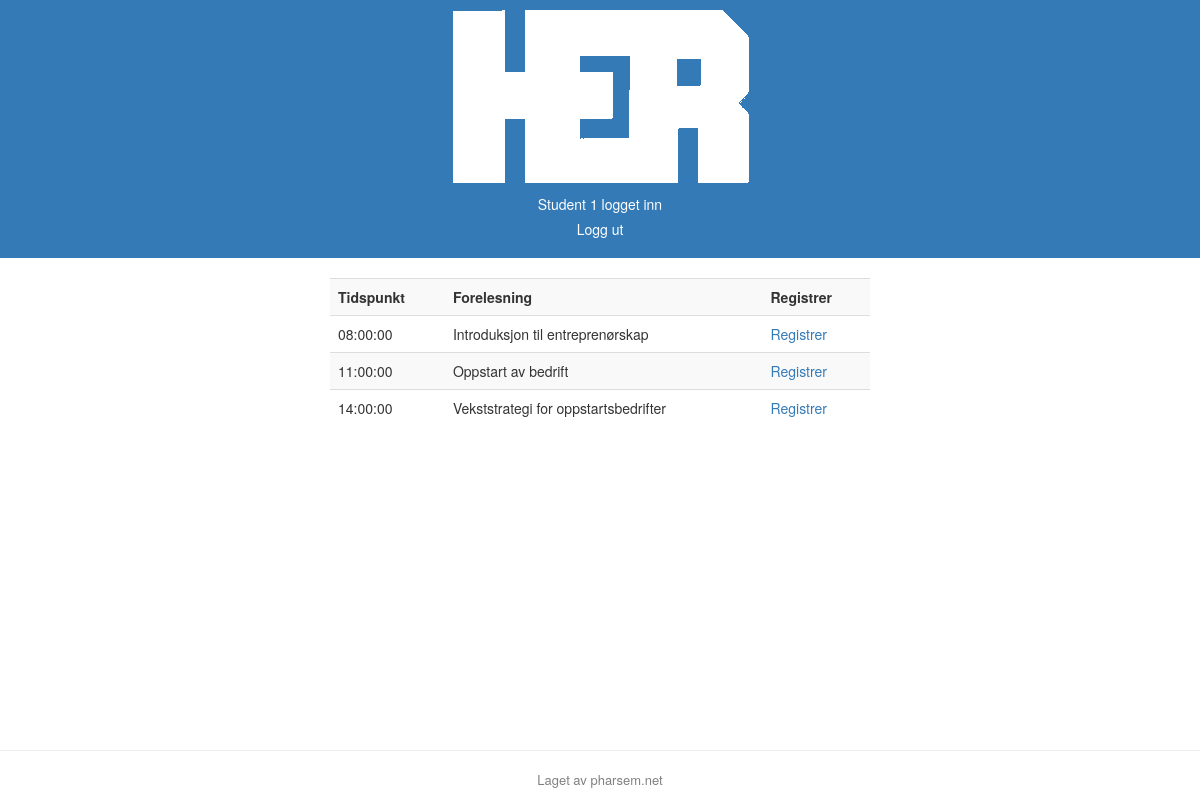
The page / (signed in) on the database its author committed.
### tables this page shows
CREATE TABLE `classes` (
  `class_id` int(11) NOT NULL,
  `class_name` varchar(45) NOT NULL,
  `class_time` time NOT NULL,
  `teacher_id` int(11) NOT NULL
);

### student_view.php (the view)
<?php
$sql = "SELECT class_id, class_name, class_time FROM classes";
$result = $mysqli->query($sql);
if ($result->num_rows > 0) {
    echo "<table class='table table-striped'>
            <tr>
                <th>Tidspunkt</th>
                <th>Forelesning</th>
                <th>Registrer</th>
            </tr>";
    while($row = $result->fetch_assoc()) {
        echo "<tr>
                <td>".$row["class_time"]."</td>
                <td>".$row["class_name"]."</td>
                <td><a href='register.php?class=".$row["class_id"]."'>Registrer</a></td>
              </tr>";
    }
    echo "</table>";
} else {
    echo "0 results";
}

### style.css (style rules this page uses)
html, body { height: 100%; widows: 100%; overflow: hidden; }

### rows shown on the page
classes: class_time "08:00:00", class_name "Introduksjon til entreprenørskap"
classes: class_time "11:00:00", class_name "Oppstart av bedrift"
classes: class_time "14:00:00", class_name "Vekststrategi for oppstartsbedrifter"

### other values the page prints
$_SESSION['username'] "1"
